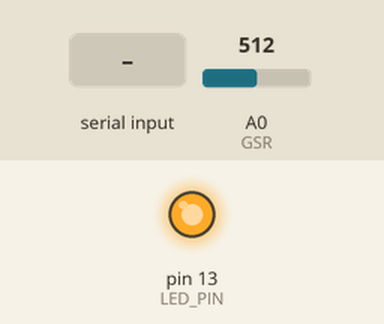
Bench run of a sketch on a simulated Arduino Uno, built with avr-gcc and run on an emulated ATmega328P. Parts: output pins drawn as LEDs (lit = HIGH). The test bench sets the inputs (shaded band); at power-on: A0 (GSR) = 512. What the sketch prints to the serial monitor is not drawn.

Above: at 1.2 s.
1.3 s: "1" received over Serial
At 2.1 s:
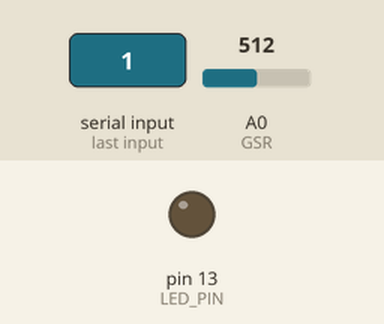
Timing chart, 0 to 4.3 s (numbered marks = the images above; inputs shaded):
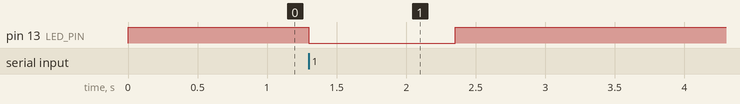

Measured:
- after the input at 1.3 s, pin 13 (LED_PIN): HIGH → LOW at once, → HIGH 1.1 s later

The sketch:

GSR_senser.ino
```cpp
#define LED_PIN 13

const int GSR=A0;
int sensorValue=0;
int gsr_average=0;
double human_registar = 0;

double humanRegistar(int senserValue){
  double humanRegistar = ((1024.0+2.0*senserValue)*10000.0)/(512.0-senserValue);
  if (humanRegistar < 100000)
    return humanRegistar;
  else return -1;
}

int get_gsrData(){
  long sum_senserValue=0;
  long sum_humanRegistar=0;
  for(int i=0;i<10;i++){           //Average the 10 measurements to remove the glitch
    sensorValue=analogRead(GSR);
    sum_senserValue += sensorValue;
    delay(5);
  }
  gsr_average = sum_senserValue/10;
  return gsr_average;
}

void setup(){
  Serial.begin(9600);
  pinMode(LED_PIN, OUTPUT);
}

void loop() {
  digitalWrite(LED_PIN, HIGH);
  Serial.println(gsr_average);
  delay(5);
}

void serialEvent(){
  digitalWrite(LED_PIN, LOW);
  String read_str = "hogehoge";
  int gsr_data;
  if(Serial.available()>0) {
    read_str=Serial.readString();
    if(read_str = "get"){
      gsr_data = get_gsrData();
      human_registar = humanRegistar(gsr_data);
      String postData = "{'gsr_data': ";
      postData.concat(gsr_average);
      postData.concat(", 'human_registar': ");
      postData.concat(human_registar);
      postData.concat("}");
      Serial.println(postData);
    }
    else {
      delay(5);
      Serial.println(read_str);
    }
  }
}
```
